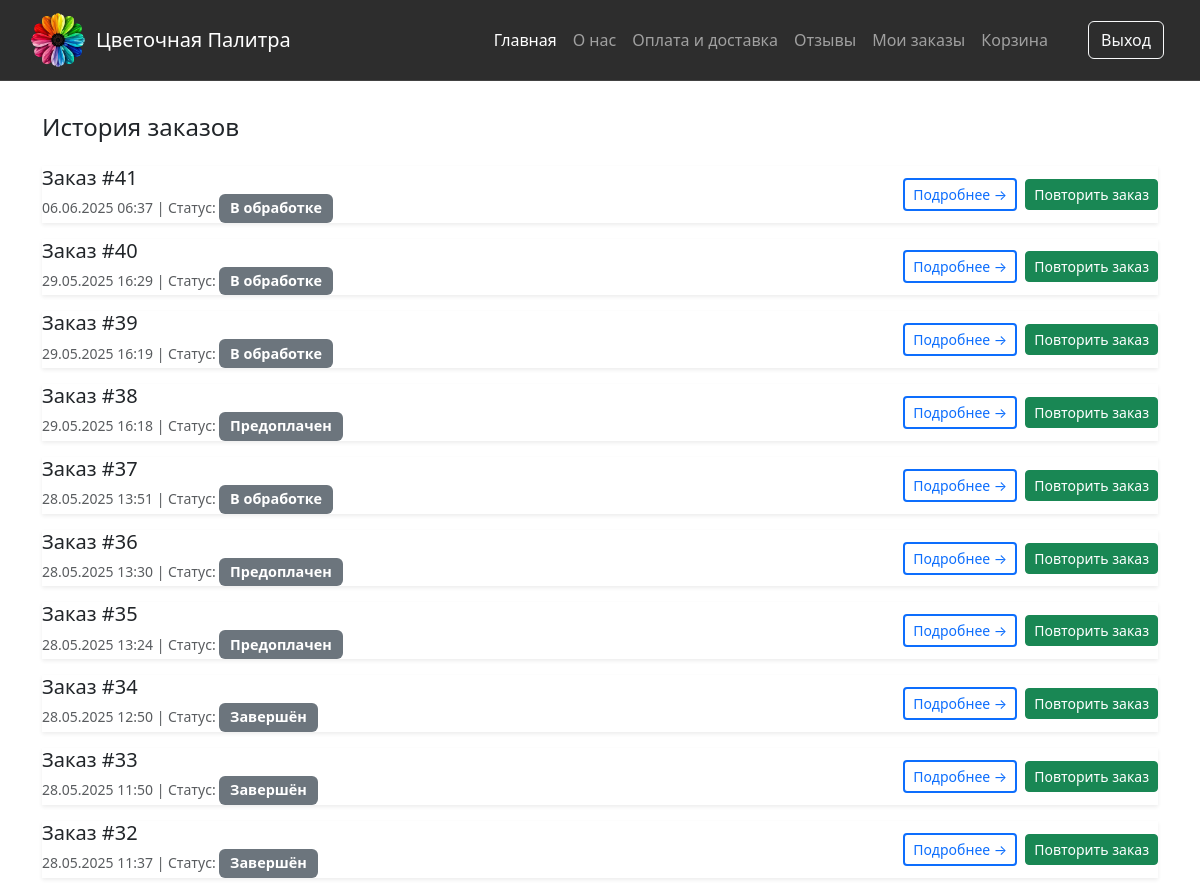
/orders/my-orders/ (signed in, upper part), run on an earlier commit of the app's database.
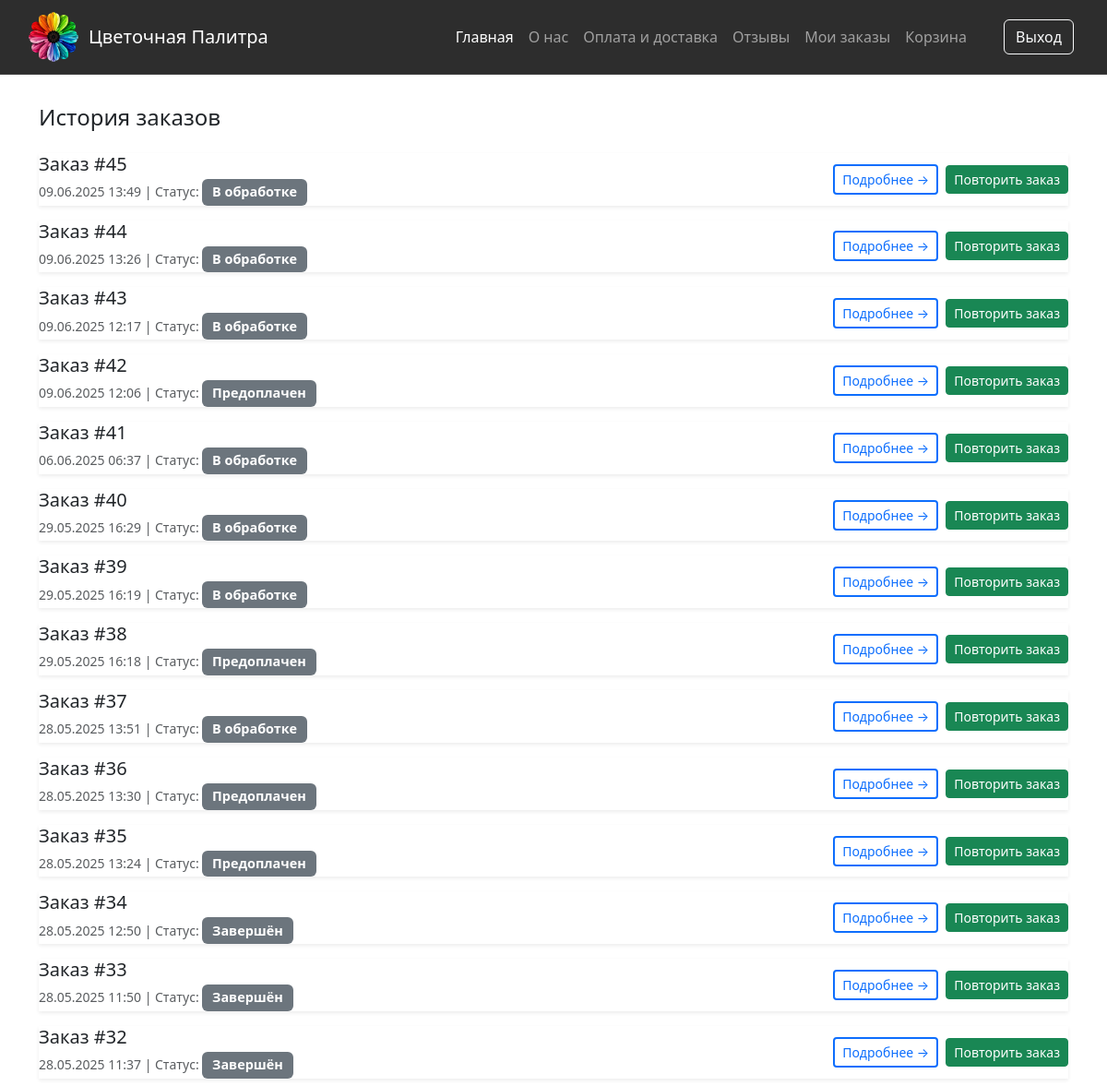
And on a later commit of the database.
### orders/models.py (models this page shows, shortened)
class Order(models.Model):
    STATUS_CHOICES = [
        ('prepaid', 'Предоплачен'),
        ('pending', 'В обработке'),
        ('confirmed', 'Подтверждён'),
        ('processing', 'В доставке'),
        ('completed', 'Завершён'),
        ('cancelled', 'Отменён'),
    ]
    DELIVERY_CHOICES = [
        ('delivery', 'Доставка'),
        ('pickup', 'Самовывоз'),
    ]
    delivery_type = models.CharField(
        max_length=20,
        choices=DELIVERY_CHOICES,
        default='delivery',
        verbose_name='Тип доставки'
    )
    user = models.ForeignKey(
        settings.AUTH_USER_MODEL,
        on_delete=models.PROTECT,
        related_name='orders'
    )
    recipient = models.ForeignKey(
        'users.Recipient',
        on_delete=models.SET_NULL,
        null=True,
        blank=True,
        verbose_name='Получатель'
    )
    delivery_address = models.CharField(max_length=255)
    delivery_date = models.DateTimeField()
    total_price = models.DecimalField(max_digits=12, decimal_places=2)
    status = models.CharField(max_length=20, choices=STATUS_CHOICES, default='prepaid')
    created_at = models.DateTimeField(auto_now_add=True)
    updated_at = models.DateTimeField(auto_now=True)
    objects = OrderQuerySet.as_manager()
    class Meta:
        ordering = ['-created_at']
        verbose_name = 'Заказ'
        verbose_name_plural = 'Заказы'

### orders/views.py (the view)
# urls.py: path('my-orders/', views.order_list, name='order_list'),
@login_required
def order_list(request):
    orders = Order.objects.filter(user=request.user).order_by('-created_at')
    return render(request, 'orders/order_list.html', {'orders': orders})

### cart/context_processors.py (called while the page is built)
def cart(request):
    return {'cart': get_or_create_cart(request)}

### cart/utils.py (called while the page is built, shortened)
def get_or_create_cart(request):
    if request.user.is_authenticated:
        cart, _ = Cart.objects.get_or_create(user=request.user)
    return cart

### orders/templates/orders/order_list.html (shortened to what this page needs)
{% extends 'main/layout.html' %}
{% block content %}
<div class="container py-4">
    <h4 class="mb-4">История заказов</h4>
    {% for order in orders %}
        <div class="order-list-card mb-3 shadow-sm">
            <div class="card-body">
                <div class="d-flex justify-content-between align-items-center">
                    <div>
                        <h5 class="card-title mb-1">Заказ #{{ order.id }}</h5>
                        <small class="text-muted">
                            {{ order.created_at|date:"d.m.Y H:i" }} |
                            Статус: <span class="badge bg-secondary">{{ order.get_status_display }}</span>
                        </small>
                    </div>
                    <div class="d-flex align-items-center gap-2">
                        <a
                            href="{% url 'orders:order_details' order.id %}"
                            class="btn btn-outline-primary btn-sm"
                        >
                            Подробнее →
                        </a>
                        <form action="{% url 'orders:repeat_order' order.id %}" method="post" style="display: inline;">
                            <button type="submit" class="btn btn-success btn-sm">Повторить заказ</button>
                        </form>
                    </div>
                </div>
            </div>
        </div>
    {% empty %}
        <div class="alert alert-info">У вас пока нет заказов.</div>
    {% endfor %}
</div>
{% endblock %}

### main/templates/main/layout.html (shortened to what this page needs)
<!DOCTYPE html>
{% load static %}
<html lang="ru">
<head>
    <link href="https://cdn.jsdelivr.net/npm/bootstrap@5.3.3/dist/css/bootstrap.min.css" rel="stylesheet">
    <link rel="stylesheet" href="https://cdn.jsdelivr.net/npm/bootstrap-icons@1.11.1/font/bootstrap-icons.css">
    <link rel="stylesheet" href="{% static 'main/css/styles.css' %}">
</head>
<body>
    {% include 'main/navbar.html' %}
    <main class="container-fluid">
        {% block content %}
        {% endblock %}
    </main>
</body>
</html>

### main/templates/main/navbar.html (shortened to what this page needs)
{% load static %}
<header class="navbar navbar-expand-lg navbar-dark mb-2" style="background-color: #2d2d2d !important;">
    <div class="container-fluid">
        <a class="navbar-brand" href="{% url 'main:home' %}" style="width: 250px;">
            <img src="{% static 'main/img/logo_black.png' %}"
                 alt="Логотип"
                 class="d-inline-block">
            <span class="ms-2">Цветочная Палитра</span>
        </a>
        <div class="collapse navbar-collapse" id="navbarNav">
            <ul class="navbar-nav me-auto mb-2 mb-lg-0">
                <li class="nav-item">
                    <a class="nav-link active" href="{% url 'main:home' %}">Главная</a>
                </li>
                <li class="nav-item">
                    <a class="nav-link" href="{% url 'main:about' %}">О нас</a>
                </li>
                <li class="nav-item">
                    <a class="nav-link" href="{% url 'main:payment' %}">Оплата и доставка</a>
                </li>
                <li class="nav-item">
                    <a class="nav-link" href="{% url 'reviews:reviews' %}">Отзывы</a>
                </li>
                {% if user.is_authenticated %}
                <li class="nav-item">
                    <a class="nav-link" href="{% url 'orders:order_list' %}">Мои заказы</a>
                </li>
                {% endif %}
                <li class="nav-item">
                    <a class="nav-link" href="{% url 'cart:cart_detail' %}">
                        Корзина
                    </a>
                </li>
            </ul>
            <div class="d-flex header-auth-buttons">
                {% if user.is_authenticated %}
                    <form action="{% url 'users:logout' %}" method="post">
                        <button type="submit" class="btn btn-outline-light me-2">Выход</button>
                    </form>
                {% else %}
                    <a href="{% url 'users:signin' %}?next={{ request.path }}" class="btn btn-outline-light me-2">Вход</a>
                    <a href="{% url 'users:signup' %}" class="btn btn-light">Регистрация</a>
                {% endif %}
            </div>
        </div>
    </div>
</header>

### main/templates/main/footer.html (shortened to what this page needs)
{% load static %}

### main/static/main/css/styles.css (style rules this page uses)
.badge { font-size: 0.9rem; padding: 0.5em 0.75em; }
.btn-outline-primary { border-width: 2px; }
.navbar { background-color: #2d2d2d !important; border-bottom: 1px solid rgba(255,255,255,0.1); min-height: 80px; padding: 0 1rem; }
.navbar-brand { height: 80px; padding: 0 !important; display: flex; align-items: center; max-width: 30%; margin-right: auto; }
.navbar-brand img { height: 60px; width: auto; object-fit: contain; }
.navbar-brand span { color: white; font-size: 1.25rem; margin-left: 15px; white-space: nowrap; }
.navbar-collapse { flex-grow: 0 !important; align-items: center; }
.navbar-nav { flex-direction: row !important; }
.header-auth-buttons { margin-left: 2rem; }

What changed in the data, as far as the page shows it:
added Order: id "45", created_at "09.06.2025 13:49", status "В обработке"
added Order: id "44", created_at "09.06.2025 13:26", status "В обработке"
added Order: id "43", created_at "09.06.2025 12:17", status "В обработке"
added Order: id "42", created_at "09.06.2025 12:06", status "Предоплачен"
